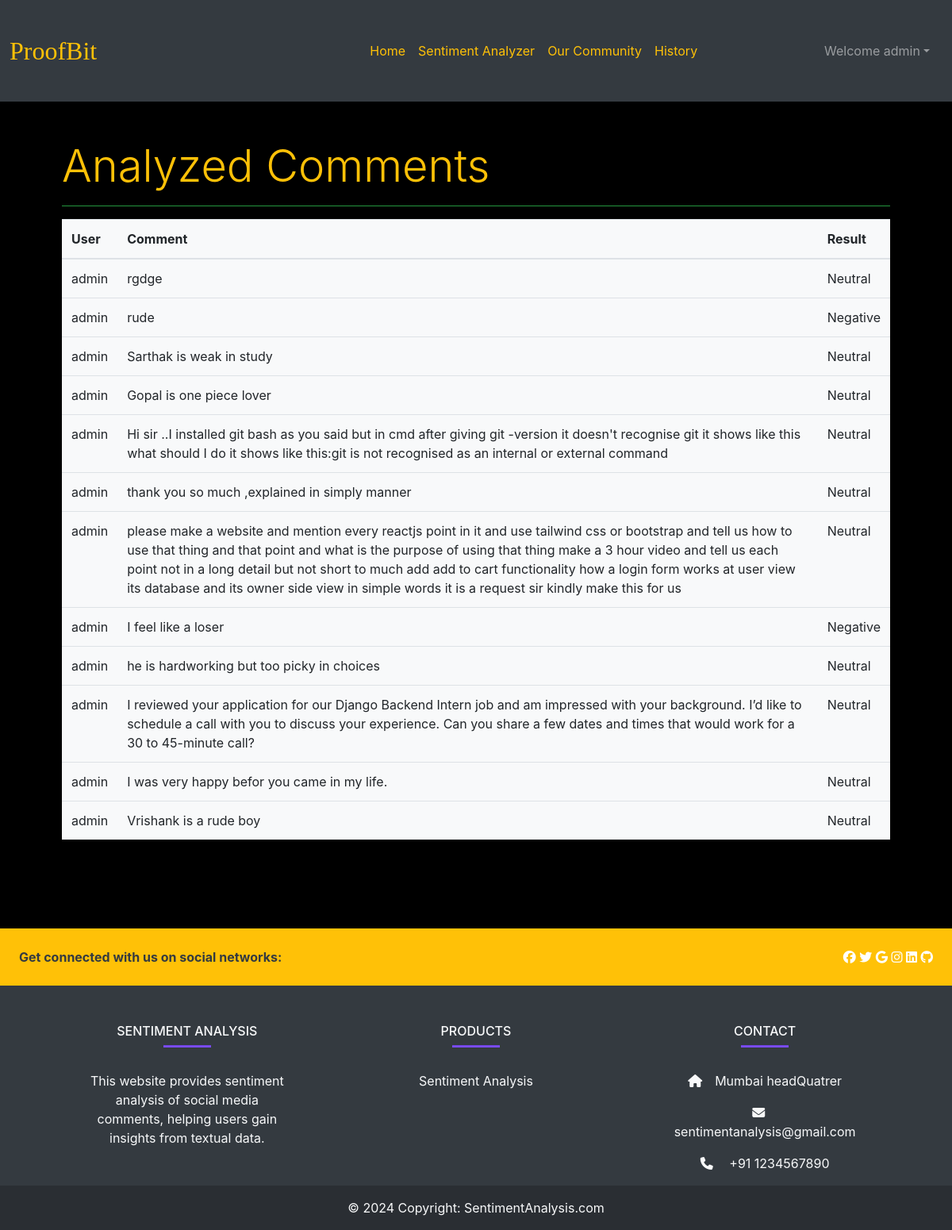
Page /history/ (signed in) on the committed database.
### SentimentAnalysis/models.py (models this page shows, shortened)
class comment(models.Model):
    user = models.ForeignKey(User,on_delete=models.CASCADE)
    comment = models.TextField(max_length=500)
    result = models.TextField(max_length=20)

### Analyzer/views.py (the view)
# urls.py: path('history/',views.GetHistory, name="GetHistory"),
def GetHistory(request):
  comm = comment.objects.filter(user = request.user)
  return render(request, 'history.html', {'comments':comm})

### templates/history.html
{% extends "base.html" %}
{% block body %}
<section class="bg-black text-light">
    <div class="container p-5">
        <h2 class="display-4 text-warning" >Analyzed Comments</h2>
        <hr class="bg-success" >
        <table class="table bg-light">
            <thead>
              <tr>
                <th scope="col">User</th>
                <th scope="col">Comment</th>
                <th scope="col">Result</th>
              </tr>
            </thead>
            <tbody>
                {% for c in comments %}
              <tr>
                <td>{{c.user.username}}</td>
                <td>{{c.comment}}</td>
                <td>{{c.result}}</td>
            </tr>
            {% endfor %}
            </tbody>
        </table>
    </div>
</section>
{% endblock body %}

### templates/includes/navbar.html (shortened to what this page needs)
<nav class="navbar navbar-expand-lg bg-dark navbar-dark" id="NAVBAR">
    <a class="navbar-brand text-warning" id="nav-title" href="/">ProofBit</a>
    <div class="collapse navbar-collapse" id="navbarSupportedContent">
      <ul class="navbar-nav mr-auto" id="items">
        <li class="nav-item {% block homeactive %} {% endblock homeactive %}">
          <a class="nav-link text-warning" href="/">Home <span class="sr-only">(current)</span></a>
        </li>
        <li class="nav-item {% block Analyzeractive %} {% endblock Analyzeractive %}">
          <a class="nav-link text-warning" href="/sentiment">Sentiment Analyzer <span class="sr-only">(current)</span></a>
        </li>
        <li class="nav-item {% block Communityactive %} {% endblock Communityactive %}">
          <a class="nav-link text-warning" href="/community">Our Community <span class="sr-only">(current)</span></a>
        </li>
        {% if user.is_authenticated %}
        <li class="nav-item {% block Historyactive %} {% endblock Historyactive %}">
            <a class="nav-link text-warning" href="/history">History</a>
          </li>
        {% endif %}
      </ul>
      {% if user.is_authenticated %}
      <ul class="navbar-nav mr-2">
        <li class="nav-item dropdown">
          <a class="nav-link dropdown-toggle" href='#' id="navbarDropdown" role="button" data-toggle="dropdown"> Welcome {{request.user}}</a>
        </li>
      </ul>
      {% endif %}
    </div>
  </nav>

### static/css/navbar.css (style rules this page uses)
body { box-sizing: border-box; }
#NAVBAR { height:8rem; position: relative; padding: 1%; }
#nav-title { font-family:Georgia, 'Times New Roman', Times, serif; font-size: xx-large; color: rgb(6, 186, 6); text-decoration: none; }
#items { align-items: center; margin-left: 20rem; }

### rows in the picture
comment: user.username "admin", comment "rgdge", result "Neutral"
comment: user.username "admin", comment "rude", result "Negative"
comment: user.username "admin", comment "Sarthak is weak in study", result "Neutral"
comment: user.username "admin", comment "Gopal is one piece lover", result "Neutral"
comment: user.username "admin", comment "Hi sir ..I installed git bash as you said but in cmd after giving git -version it doesn't recognise git it shows like this what should I do it shows like this:git is not recognised as an internal or external command", result "Neutral"
comment: user.username "admin", comment "thank you so much ,explained in simply manner", result "Neutral"
comment: user.username "admin", comment "please make a website and mention every reactjs point in it and use tailwind css or bootstrap and tell us how to use that thing and that point and what is the purpose of using that thing make a 3 hour video and tell us each point not in a long detail but not short to much add add to cart functionality how a login form works at user view its database and its owner side view in simple words it is a request sir kindly make this for us", result "Neutral"
comment: user.username "admin", comment "I feel like a loser", result "Negative"
comment: user.username "admin", comment "he is hardworking but too picky in choices", result "Neutral"
comment: user.username "admin", comment "I reviewed your application for our Django Backend Intern job and am impressed with your background. I’d like to schedule a call with you to discuss your experience. Can you share a few dates and times that would work for a 30 to 45-minute call?", result "Neutral"
comment: user.username "admin", comment "I was very happy befor you came in my life.", result "Neutral"
comment: user.username "admin", comment "Vrishank is a rude boy", result "Neutral"

### other values in the picture
{{ request.user }} "admin"
